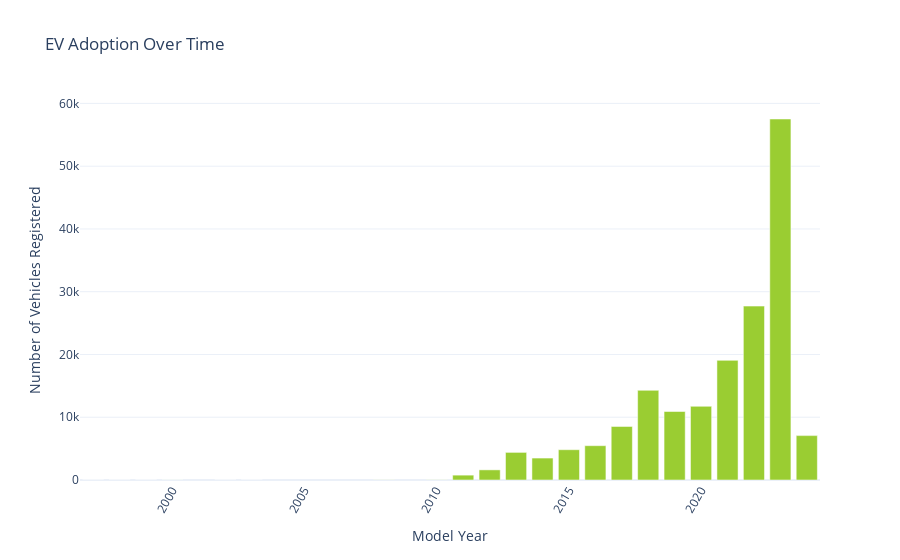

The code cell stored with this chart in its notebook:
### Code cell
ev_adoption_by_year = df['Model Year'].value_counts().sort_index()
fig = px.bar(x=ev_adoption_by_year.index, y=ev_adoption_by_year.values,
             labels={'x': 'Model Year', 'y': 'Number of Vehicles Registered'},
             title='EV Adoption Over Time',
             color_discrete_sequence=['yellowgreen'])
fig.update_layout(xaxis_tickangle= -60)
fig.show()

### Figure 1 — Plotly figure (JSON) as saved in the notebook; plotly's stock layout.template omitted (floating-point values rounded to 4 significant figures)
{"data": [{"alignmentgroup": "True", "hovertemplate": "Model Year=%{x}<br>Number of Vehicles Registered=%{y}<extra></extra>", "legendgroup": "", "marker": {"color": "yellowgreen", "pattern": {"shape": ""}}, "name": "", "offsetgroup": "", "orientation": "v", "showlegend": false, "textposition": "auto", "type": "bar", "x": [1997, 1998, 1999, 2000, 2002, 2003, 2008, 2010, 2011, 2012, 2013, 2014, 2015, 2016, 2017, 2018, 2019, 2020, 2021, 2022, 2023, 2024], "xaxis": "x", "y": [1, 1, 5, 7, 2, 1, 19, 23, 775, 1614, 4399, 3496, 4826, 5469, 8534, 14286, 10913, 11740, 19063, 27708, 57519, 7072], "yaxis": "y"}], "layout": {"barmode": "relative", "legend": {"tracegroupgap": 0}, "title": {"text": "EV Adoption Over Time"}, "xaxis": {"anchor": "y", "domain": [0, 1], "tickangle": -60, "title": {"text": "Model Year"}}, "yaxis": {"anchor": "x", "domain": [0, 1], "title": {"text": "Number of Vehicles Registered"}}}}
